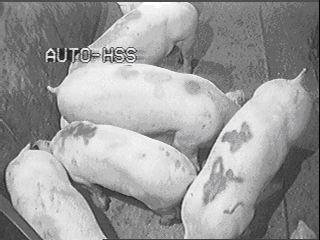
//> input picture 5a/TestImage-even-width.bmp, 320 x 240 px
$ ./5a TestImage-even-width.bmp   (built with g++ and OpenCV 4)
//> lines starting //> are read from the running program, lines starting //| are printed output that depends on the picture
#include <iostream>
#include <opencv2/core/core.hpp>
#include <opencv2/highgui/highgui.hpp>
#include <opencv/cv.h>
#include <math.h>

using namespace std;
using namespace cv;

int A[3000][4][4];						//4x4 blocks of top half of image in M1
int B[3000][4][4];						//4x4 blocks of bottom half of image in N1

int training_blocks[2400][4][4];
int testing_blocks[2400][4][4];
int no_of_blocks;
//to maintain class information
struct class_info
{
	int label, average;
};

class_info training_info[2400];
class_info testing_info[2400];

//to generate M1 image
Mat GenerateM1(Mat src)
{
	int temp;
	int height = src.rows - (src.rows % 4);
	int ht = src.rows;
	int wt = src.cols;
	int width = src.cols - (src.cols % 4);
	int sum, avg, label;
	int p = 0;
	Mat dst = src.clone();
	for (int m = 0; m < height / 2; m += 4)
	{
		for (int n = 0; n < width; n += 4)		//These two loops divide the image into 4x4 blocks
		{
			for (int i = m; i < m + 4; i++)
			{
				for (int j = n; j < n + 4; j++)
				{
					avg = 0, temp = 0;
					for (int x = m; x < m + 4; x++)
					{
						for (int y = n; y < n + 4; y++)
						{
							temp += src.at<uchar>(x, y);
						}
					}
					avg = temp / 16;
					training_info[p].average = avg;

					if (avg < 125)
					{
						label = 0;
						training_info[p].label = label;
					}
					else if (avg >= 125 && avg < 175)
					{
						label = 128;
						training_info[p].label = label;
					}
					else if (avg >= 175)
					{
						label = 255;
						training_info[p].label = label;
					}

					training_info[p].label = label;
					for (int x = m; x < m + 4; x++)
					{
						for (int y = n; y < n + 4; y++)
						{
							dst.at<uchar>(x, y) = label;

						}
					}

				}
			}
			p++;
		}
	}
	return dst;
}

Mat GenerateT1(Mat src)
{
	int temp;
	int height = src.rows - (src.rows % 4);
	int ht = src.rows;
	int wt = src.cols;
	int width = src.cols - (src.cols % 4);
	int sum, avg, label;
	int p = 0;
	Mat dst = src.clone();
	for (int m = src.rows / 2; m < height; m += 4)
	{
		for (int n = 0; n < width; n += 4)		//These two loops divide the image into 4x4 blocks
		{
			for (int i = m; i < m + 4; i++)
			{
				for (int j = n; j < n + 4; j++)
				{
					avg = 0, temp = 0;
					for (int x = m; x < m + 4; x++)
					{
						for (int y = n; y < n + 4; y++)
						{
							temp += src.at<uchar>(x, y);
						}
					}
					avg = temp / 16;
					testing_info[p].average = avg;

					if (avg < 125)
					{
						label = 0;
						testing_info[p].label = label;
					}
					else if (avg >= 125 && avg < 175)
					{
						label = 128;
						testing_info[p].label = label;
					}
					else if (avg >= 175)
					{
						label = 255;
						testing_info[p].label = label;
					}

					testing_info[p].label = label;
					for (int x = m; x < m + 4; x++)
					{
						for (int y = n; y < n + 4; y++)
						{
							dst.at<uchar>(x, y) = label;

						}
					}

				}
			}
			p++;
		}
	}
	namedWindow("T1", CV_WINDOW_AUTOSIZE);
	imshow("T1", dst);
	return dst;

}

void ObtainTopBlocks(Mat src, int A[2400][4][4])
{
	int temp;
	int height = src.rows - (src.rows % 4);
	int ht = src.rows;
	int wt = src.cols;
	int x1, y1;
	int width = src.cols - (src.cols % 4);
	int sum, avg, label;
	int p = 0;
	Mat dst = src.clone();
	for (int m = 0; m < height / 2; m += 4)
	{
		for (int n = 0; n < width; n += 4)		//These two loops divide the image into 4x4 blocks
		{
			for (int i = m; i < m + 4; i++)
			{
				for (int j = n; j < n + 4; j++)
				{
					avg = 0, temp = 0, x1 = 0;
					for (int x = m; x < m + 4; x++)
					{
						y1 = 0;
						for (int y = n; y < n + 4; y++)
						{
							A[p][x1][y1] = src.at<uchar>(x, y);
							y1++;
							temp += src.at<uchar>(x, y);
						}
						x1++;
					}
					avg = temp / 16;
					training_info[p].average = avg;

					if (avg < 125)
					{
						label = 0;
						training_info[p].label = label;
					}
					else if (avg >= 125 && avg < 175)
					{
						label = 128;
						training_info[p].label = label;
					}
					else if (avg >= 175)
					{
						label = 255;
						training_info[p].label = label;
					}

					training_info[p].label = label;
				}
			}
			p++;
		}
	}

}

void ObtainBottomBlocks(Mat src, int A[2400][4][4])
{
	int temp;
	int height = src.rows - (src.rows % 4);
	int ht = src.rows;
	int wt = src.cols;
	int x1, y1;
	int width = src.cols - (src.cols % 4);
	int sum, avg, label;
	int p = 0;
	Mat dst = src.clone();
	for (int m = src.rows / 2; m < height; m += 4)
	{
		for (int n = 0; n < width; n += 4)		//These two loops divide the image into 4x4 blocks
		{
			for (int i = m; i < m + 4; i++)
			{
				for (int j = n; j < n + 4; j++)
				{
					avg = 0, temp = 0, x1 = 0;
					for (int x = m; x < m + 4; x++)
					{
						y1 = 0;
						for (int y = n; y < n + 4; y++)
						{
							A[p][x1][y1] = src.at<uchar>(x, y);
							y1++;
							temp += src.at<uchar>(x, y);
						}
						x1++;
					}
					avg = temp / 16;
					testing_info[p].average = avg;

					if (avg < 125)
					{
						label = 0;
						testing_info[p].label = label;
					}
					else if (avg >= 125 && avg < 175)
					{
						label = 128;
						testing_info[p].label = label;
					}
					else if (avg >= 175)
					{
						label = 255;
						testing_info[p].label = label;
					}

					testing_info[p].label = label;
				}
			}
			p++;
		}
	}


}

Mat GenerateN1(Mat src, int A[2400][4][4], int B[2400][4][4], int no_of_blocks)
{
	Mat dst = src.clone();
	int mean, avg, temp, sum, classID, p;

	for (int i = 0; i < no_of_blocks; i++)
	{
		mean = 128;
		for (int j = 0; j < no_of_blocks; j++)
		{
			avg = 0, temp = 0;
			for (int k = 0; k < 4; k++)
			{
				for (int l = 0; l < 4; l++)
				{
					temp += pow(A[j][k][l] - B[i][k][l], 2);
				}
			}
			sum = sqrt(temp);
			avg = sum / 16;
			if (avg < mean)
			{
				mean = avg;
				classID = j;
			}

		}
		for (int x = 0; x < 4; x++)
		{
			for (int y = 0; y < 4; y++)
			{
				B[i][x][y] = A[classID][x][y];		//to Set class label to bottom half
			}
		}
	}

	int xx, yy;
	int height = src.rows - (src.rows % 4);
	int width = src.cols - (src.cols % 4);

	p = 0;
	for (int m = height / 2; m < height; m += 4)
	{
		for (int n = 0; n < width; n += 4)		//These two loops divide the image into 4x4 blocks
		{
			for (int i = m; i < m + 4; i++)
			{
				for (int j = n; j < n + 4; j++)
				{
					xx = 0;
					for (int x = m; x < m + 4; x++)
					{
						yy = 0;
						for (int y = n; y < n + 4; y++)
						{
							dst.at<uchar>(x, y) = B[p][xx][yy];
						}
					}
				}
			}
			p++;
		}
	}
	return dst;
}

Mat GenerateN2(Mat src, int A[2400][4][4], int B[2400][4][4], int no_of_blocks)
{
	Mat dst = src.clone();
	int classID = 0, count = 0;
	unsigned int distance, new_distance = 255;
	for (int i = 0; i < no_of_blocks; i++)
	{
		distance = 255;
		for (int j = 0; j < no_of_blocks; j++)
		{
			new_distance = 255;
			new_distance = training_info[j].average - testing_info[i].average;
			if (new_distance < distance)
			{
				distance = new_distance;
				classID = j;
			}

		}

		for (int k = 0; k < 4; k++)
		{
			for (int l = 0; l < 4; l++)
			{
				B[i][k][l] = A[classID][k][l];

			}
		}
	}

	int height = src.rows - (src.rows % 4);
	int width = src.cols - (src.cols % 4);
	int xx, yy;
	int p = 0;
	for (int m = height / 2; m < height; m += 4)
	{
		for (int n = 0; n < width; n += 4)			//These two loops divide the image into 4x4 blocks
		{
			for (int i = m; i < m + 4; i++)
			{
				for (int j = n; j < n + 4; j++)
				{
					xx = 0;
					for (int x = m; x < m + 4; x++)
					{
						yy = 0;
						for (int y = n; y < n + 4; y++)
						{
							dst.at<uchar>(x, y) = B[p][xx][yy];
						}
					}
				}
			}
			p++;
		}
	}

	return dst;
}

Mat GenerateN3(Mat src, int A[2400][4][4], int B[2400][4][4], int no_of_blocks)
{
	Mat dst = src.clone();
	int classID = 0, count = 0;
	unsigned int distance, new_distance = 255;
	for (int i = 0; i < no_of_blocks; i++)
	{
		distance = 255;
		for (int j = 0; j < no_of_blocks; j++)
		{
			new_distance = 255;
			new_distance = training_info[j].average - testing_info[i].average;
			if (new_distance < distance)
			{
				distance = new_distance;
				classID = j;
			}

		}

		for (int k = 0; k < 4; k++)
		{
			for (int l = 0; l < 4; l++)
			{
				B[i][k][l] = training_info[classID].average;

			}
		}
	}

	int height = src.rows - (src.rows % 4);
	int width = src.cols - (src.cols % 4);
	int xx, yy;
	int p = 0;
	for (int m = height / 2; m < height; m += 4)
	{
		for (int n = 0; n < width; n += 4)			//These two loops divide the image into 4x4 blocks
		{
			for (int i = m; i < m + 4; i++)
			{
				for (int j = n; j < n + 4; j++)
				{
					xx = 0;
					for (int x = m; x < m + 4; x++)
					{
						yy = 0;
						for (int y = n; y < n + 4; y++)
						{
							dst.at<uchar>(x, y) = B[p][xx][yy];
						}
					}
				}
			}
			p++;
		}
	}

	return dst;
}

int getAverageOfClasses(int matching_label)
{
	int i = 0;
	int temp = 0, avg;
	while (i < 2400)
	{
		if (training_info[i].label == matching_label)
		{
			temp += training_info[i].average;
		}
		i++;
	}
	avg = temp / i;
	return avg;
}

Mat GenerateN4(Mat src, int A[2400][4][4], int B[2400][4][4], int no_of_blocks)
{
	Mat dst = src.clone();
	int classID = 0, count = 0, matching_label, cumulative_avg;
	unsigned int distance, new_distance = 255;
	for (int i = 0; i < no_of_blocks; i++)
	{
		distance = 255;
		for (int j = 0; j < no_of_blocks; j++)
		{
			new_distance = 255;
			new_distance = training_info[j].average - testing_info[i].average;
			if (new_distance < distance)
			{
				distance = new_distance;
				classID = j;
			}

		}

		matching_label = training_info[classID].label;
		cumulative_avg = getAverageOfClasses(matching_label);

		for (int k = 0; k < 4; k++)
		{
			for (int l = 0; l < 4; l++)
			{
				B[i][k][l] = cumulative_avg;
			}
		}
	}

	int height = src.rows - (src.rows % 4);
	int width = src.cols - (src.cols % 4);
	int xx, yy;
	int p = 0;
	for (int m = height / 2; m < height; m += 4)
	{
		for (int n = 0; n < width; n += 4)			//These two loops divide the image into 4x4 blocks
		{
			for (int i = m; i < m + 4; i++)
			{
				for (int j = n; j < n + 4; j++)
				{
					xx = 0;
					for (int x = m; x < m + 4; x++)
					{
						yy = 0;
						for (int y = n; y < n + 4; y++)
						{
							dst.at<uchar>(x, y) = B[p][xx][yy];
						}
					}
				}
			}
			p++;
		}
	}

	return dst;
}


// [78 lines left out: function OnDivide, not called in this run]


int main(int argc, char *argv[])
{
	Mat src = imread(argv[1], 0);
//> src: 240 rows x 320 cols, CV_8UC1; min 4, max 255, mean 154.2


	Mat M1 = src.clone();
	M1 = GenerateM1(src);
//> the loop in GenerateM1, `for (int m = 0; m < height / 2; m += 4)` made 30 passes
//> (avg, temp, p) on passes 1 to 12: (68, 1091, 80), (77, 1240, 160), (74, 1191, 240), (71, 1146, 320), (67, 1072, 400), (64, 1033, 480), (54, 870, 560), (51, 823, 640), (54, 874, 720), (54, 874, 800), (52, 843, 880), (49, 792, 960)
//> after the loop in GenerateM1, `for (int m = 0; m < height / 2; m += 4)`:
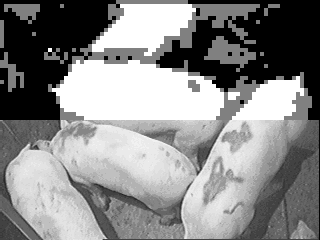
//> dst: 240 rows x 320 cols, CV_8UC1; min 0, max 255, mean 136.1
//> after the loop in GenerateM1, `for (int m = 0; m < height / 2; m += 4)`: avg = 69; temp = 1106; training_info = 2400 items; label = 0; p = 2400
	namedWindow("M1", CV_WINDOW_AUTOSIZE);
	imshow("M1", M1);

	no_of_blocks = ((src.rows / 2) / 4) * (src.cols / 4);
//> no_of_blocks = 2400
	//to Generate image N1
	ObtainTopBlocks(M1, training_blocks);
//> the loop in ObtainTopBlocks, `for (int m = 0; m < height / 2; m += 4)` made 30 passes
//> p on passes 1 to 12: 80, 160, 240, 320, 400, 480, 560, 640, 720, 800, 880, 960
//> after the loop in ObtainTopBlocks, `for (int m = 0; m < height / 2; m += 4)`: avg = 0; x1 = 4; label = 0; p = 2400
	ObtainBottomBlocks(M1, testing_blocks);
//> the loop in ObtainBottomBlocks, `for (int m = src.rows / 2; m < height; m += 4)` made 30 passes
//> (avg, temp, p) on passes 1 to 12: (67, 1086, 80), (69, 1106, 160), (68, 1096, 240), (65, 1050, 320), (66, 1066, 400), (64, 1039, 480), (60, 975, 560), (70, 1124, 640), (75, 1205, 720), (71, 1137, 800), (67, 1072, 880), (72, 1157, 960)
//> after the loop in ObtainBottomBlocks, `for (int m = src.rows / 2; m < height; m += 4)`: avg = 61; temp = 979; x1 = 4; testing_info = 2400 items; label = 0; p = 2400
	Mat N1 = src.clone();
	N1 = GenerateN1(M1, training_blocks, testing_blocks, no_of_blocks);
//> the loop in GenerateN1, `for (int i = 0; i < no_of_blocks; i++)` made 2400 passes
//> (avg, temp, sum, mean, classID) on passes 1 to 3: (27, 196907, 443, 7, 29), (23, 136229, 369, 9, 29), (21, 122379, 349, 10, 29)
//> after the loop in GenerateN1, `for (int m = height / 2; m < height; m += 4)`:
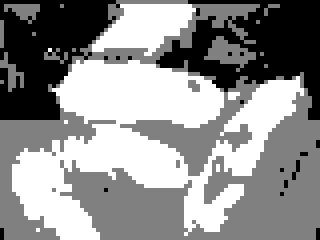
//> dst: 240 rows x 320 cols, CV_8UC1; min 0, max 255, mean 143.2

	namedWindow("N1", CV_WINDOW_AUTOSIZE);
	imshow("N1", N1);
	float errorrate = 0;
	float no_of_different_averages = 0;
	float no_of_same_averages = 0;
	float no_of_different_labels = 0;
	float no_of_same_labels = 0;
	for (int i = 0; i < no_of_blocks; i++)
	{

		if (training_info[i].average != testing_info[i].average)
			no_of_different_averages++;
		else if (training_info[i].average == testing_info[i].average)
			no_of_same_averages++;

		if (training_info[i].label != testing_info[i].label)
			no_of_different_labels++;
		else if (training_info[i].label == testing_info[i].label)
			no_of_same_labels++;

	}


	errorrate = (no_of_different_labels / no_of_blocks) * 100;
	cout <<"Error Rate:"<< errorrate << endl;
//| Error Rate:64.25


	no_of_blocks = ((src.rows / 2) / 4) * (src.cols / 4);

	//to Generate image N2
	ObtainTopBlocks(src, training_blocks);
	ObtainBottomBlocks(src, testing_blocks);
	Mat N2 = src.clone();
	N2 = GenerateN2(src, training_blocks, testing_blocks, no_of_blocks);
//> after the loop in GenerateN2, `for (int m = height / 2; m < height; m += 4)`:
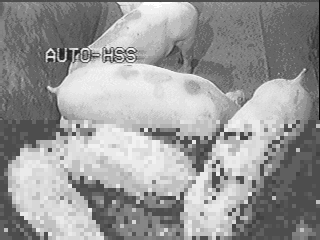
//> dst: 240 rows x 320 cols, CV_8UC1; min 4, max 255, mean 153.1

	namedWindow("N2", CV_WINDOW_AUTOSIZE);
	imshow("N2", N2);


	no_of_blocks = ((src.rows / 2) / 4) * (src.cols / 4);

	//to Generate image N3
	ObtainTopBlocks(src, training_blocks);
	ObtainBottomBlocks(src, testing_blocks);
	Mat N3 = src.clone();
	N3 = GenerateN3(src, training_blocks, testing_blocks, no_of_blocks);
//> after the loop in GenerateN3, `for (int m = height / 2; m < height; m += 4)`:
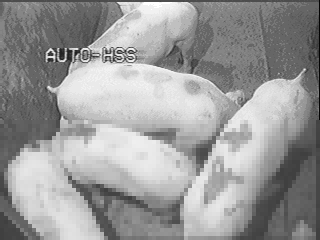
//> dst: 240 rows x 320 cols, CV_8UC1; min 4, max 255, mean 154

	namedWindow("N3", CV_WINDOW_AUTOSIZE);
	imshow("N3", N3);

	GenerateT1(src);
//> after the loop in GenerateT1, `for (int m = src.rows / 2; m < height; m += 4)`:
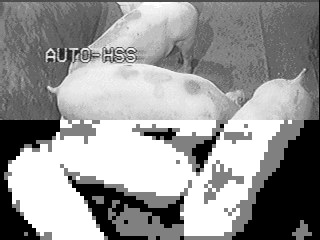
//> dst: 240 rows x 320 cols, CV_8UC1; min 0, max 255, mean 149.6
//	Kmeans
	Mat dst = src.clone();
	int height = src.rows;
	int width = src.cols;

	for ( int i = 0; i < height/2; i++ )
	{
	for ( int j = 0; j < width; j++ )
	{
	if ( src.at<uchar>(i, j) > 0 && src.at<uchar>(i, j) <= 85 )
	dst.at<uchar>(i, j) = 0;
	else if ( src.at<uchar>(i, j) > 85 && src.at<uchar>(i, j) <= 170 )
	dst.at<uchar>(i, j) = 128;
	else if( src.at<uchar>(i, j) > 170 && src.at<uchar>(i, j) <= 255 )
	dst.at<uchar>(i, j) = 255;
	}
	}
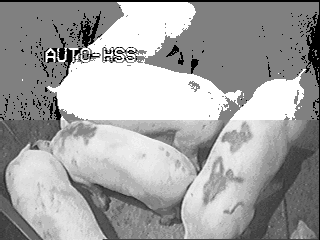
//> dst: 240 rows x 320 cols, CV_8UC1; min 0, max 255, mean 162.6

	namedWindow("K-means", CV_WINDOW_AUTOSIZE);
	imshow("K-means", dst);


	no_of_blocks = ((src.rows / 2) / 4) * (src.cols / 4);
	//to Generate image N4
	ObtainTopBlocks(src, training_blocks);
	ObtainBottomBlocks(src, testing_blocks);
	Mat N4 = src.clone();
	N4 = GenerateN4(src, training_blocks, testing_blocks, no_of_blocks);
//> after the loop in GenerateN4, `for (int m = height / 2; m < height; m += 4)`:
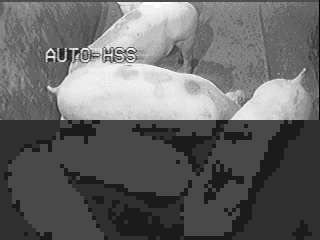
//> dst: 240 rows x 320 cols, CV_8UC1; min 4, max 255, mean 102.3

	namedWindow("N4", CV_WINDOW_AUTOSIZE);
	imshow("N4", N4);


	waitKey();
	getchar();
}
